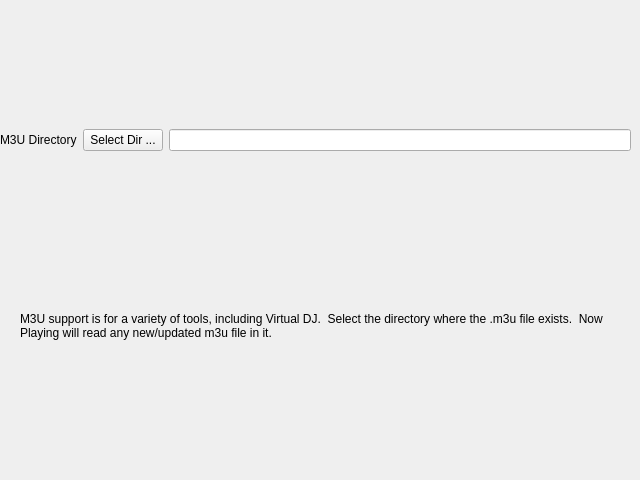
<?xml version="1.0" encoding="UTF-8"?>
<ui version="4.0">
 <class>Form</class>
 <widget class="QWidget" name="Form">
  <property name="geometry">
   <rect>
    <x>0</x>
    <y>0</y>
    <width>640</width>
    <height>480</height>
   </rect>
  </property>
  <property name="windowTitle">
   <string>Form</string>
  </property>
  <property name="displayName" stdset="0">
   <string>M3U</string>
  </property>
  <widget class="QWidget" name="horizontalLayoutWidget">
   <property name="geometry">
    <rect>
     <x>0</x>
     <y>100</y>
     <width>631</width>
     <height>80</height>
    </rect>
   </property>
   <layout class="QHBoxLayout" name="horizontalLayout">
    <item>
     <widget class="QLabel" name="dir_label">
      <property name="text">
       <string>M3U Directory</string>
      </property>
     </widget>
    </item>
    <item>
     <widget class="QPushButton" name="dir_button">
      <property name="text">
       <string>Select Dir ...</string>
      </property>
     </widget>
    </item>
    <item>
     <widget class="QLineEdit" name="dir_lineedit"/>
    </item>
   </layout>
  </widget>
  <widget class="QLabel" name="help_label">
   <property name="geometry">
    <rect>
     <x>20</x>
     <y>210</y>
     <width>601</width>
     <height>231</height>
    </rect>
   </property>
   <property name="text">
    <string>M3U support is for a variety of tools, including Virtual DJ.  Select the directory where the .m3u file exists.  Now Playing will read any new/updated m3u file in it.</string>
   </property>
   <property name="wordWrap">
    <bool>true</bool>
   </property>
  </widget>
 </widget>
 <resources/>
 <connections/>
</ui>
